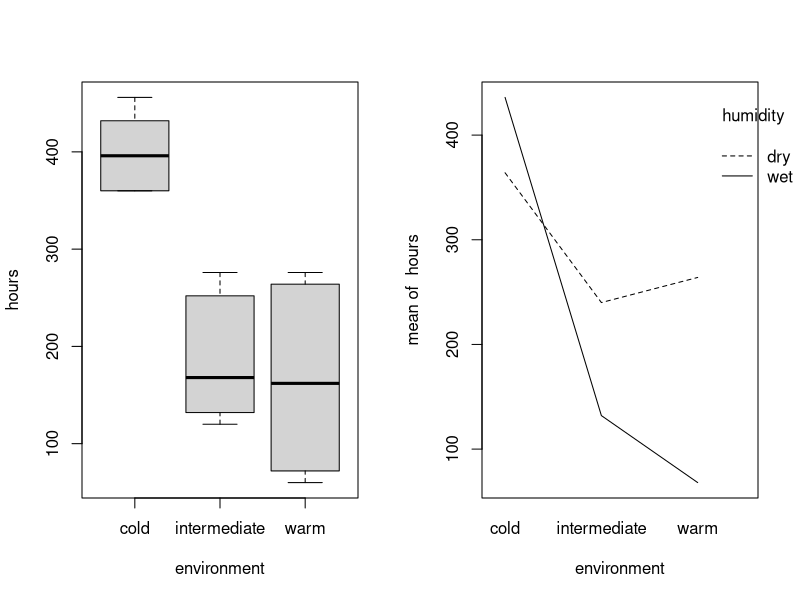
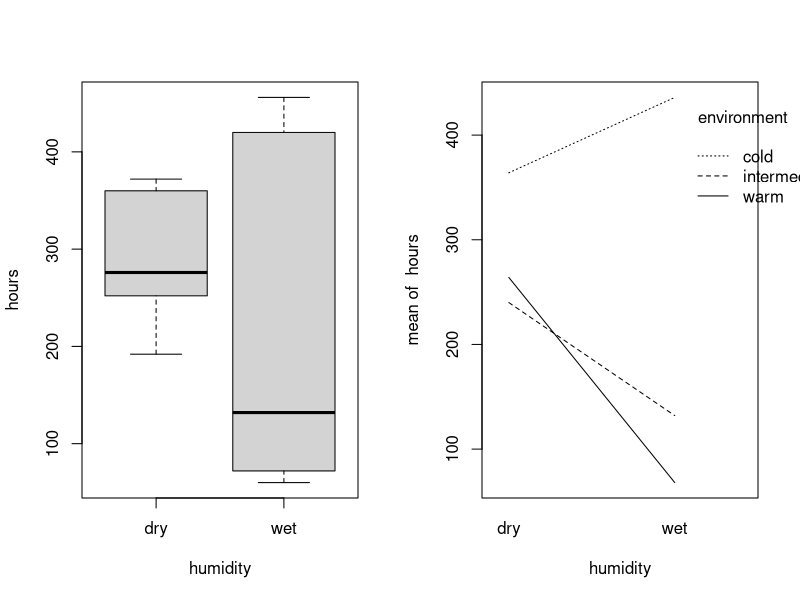
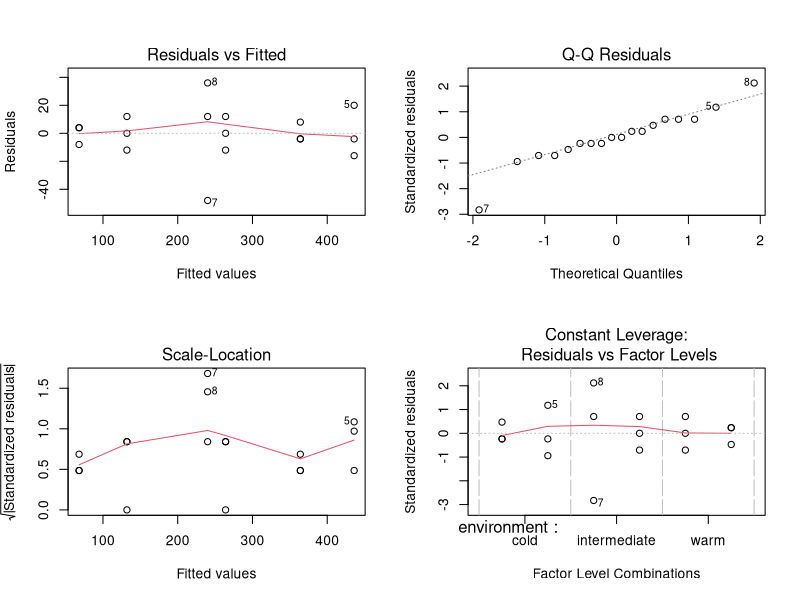
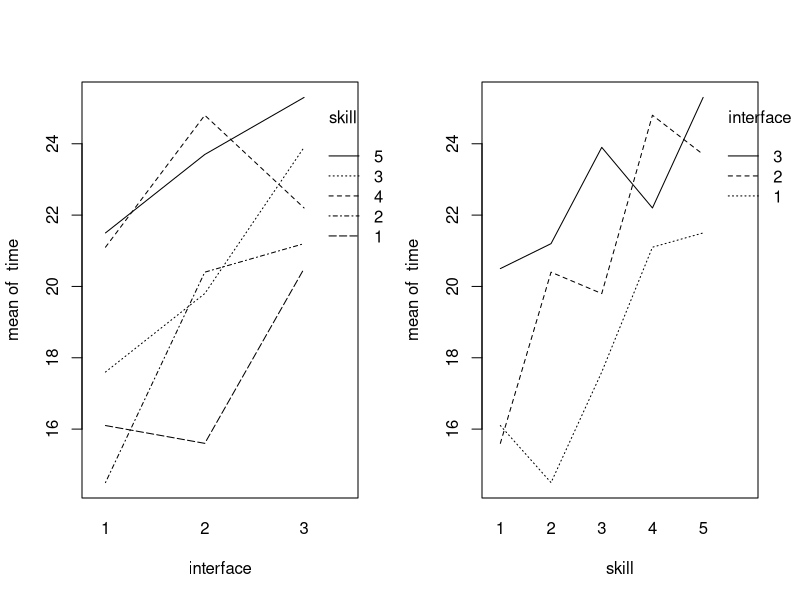
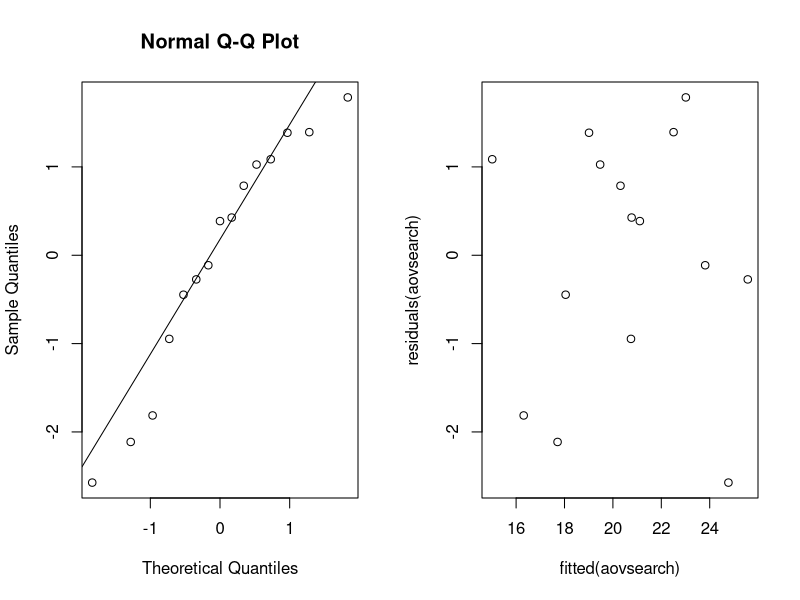
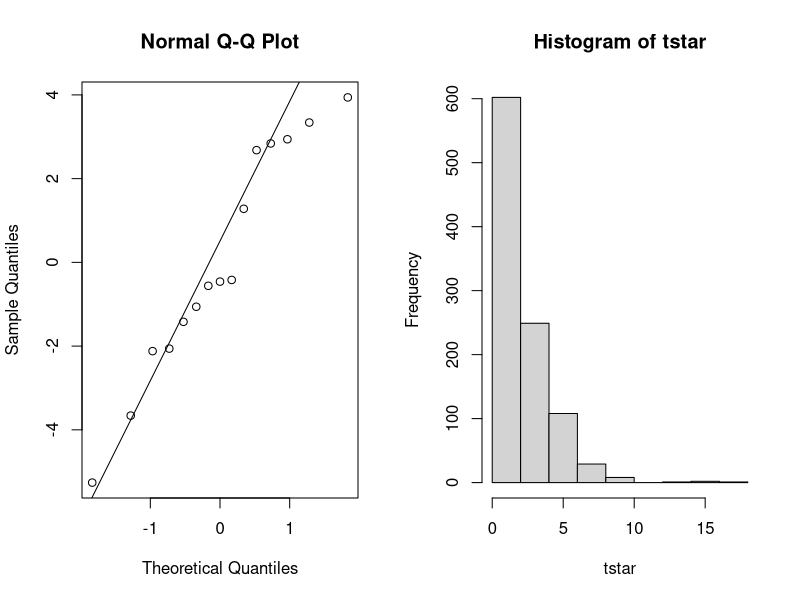
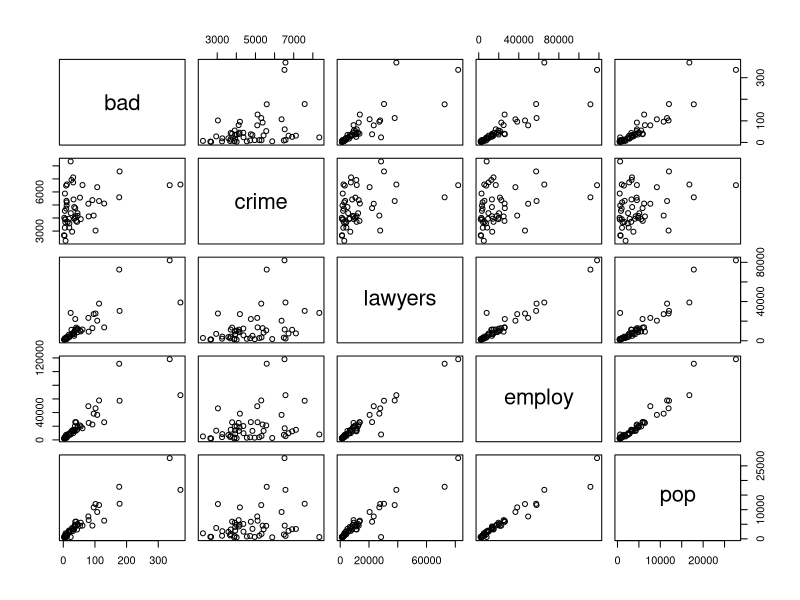
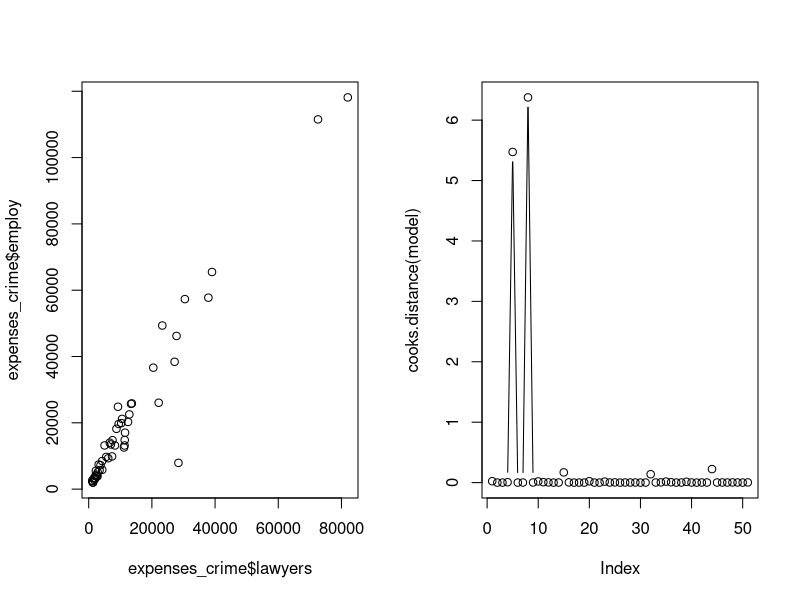

Recreate these plots in R, in order.
## ---- chunk 1
knitr::opts_chunk$set(fig.height = 2.5)
options(show.signif.stars=FALSE)
## ---- chunk 2
bread = read.table(file = 'data/bread.txt', header = TRUE)
## ---- chunk 3
# The randomization process for 18 slices
# Take hours column from the data
hrs = as.vector(as.matrix(bread$hours))
# Create environment column
env = rep(c('cold', 'intermediate', 'warm'), each = 6)
# Create humidity column
humi = rep(c('dry', 'wet'), each = 3)
# Converting to data frame
head(data.frame(cbind(hrs, env, humi)))
## ---- chunk 4
# Divide into two columns
par(mfrow=c(1, 2))
attach(bread)
# Boxplot vs interaction plot in hours~environment
boxplot(hours~environment, data = bread)
interaction.plot(environment, humidity, hours, fixed = TRUE)
# Boxplot vs interaction plot in hours~humidity
boxplot(hours~humidity, data = bread)
interaction.plot(humidity, environment, hours, fixed = TRUE)
## ---- chunk 5
# Creating linear model and ANOVA test
breadaov = lm(hours~environment*humidity, data = bread); anova(breadaov)
p_interaction = anova(breadaov)$Pr[3]
## ---- chunk 6
summary(breadaov)[4]
## ---- chunk 7
par(mfrow=c(2, 2))
# Plot the linear fitted model graphs
plot(breadaov)
## ---- chunk 8
search = read.table("data/search.txt", header=TRUE)
## ---- chunk 9
N = 1 #
I = 3 
B = 5
for (i in 1:B){
  print(sample(1:(N*I)))
}
## ---- chunk 10

attach(search)

par(mfrow=c(1,2))
interaction.plot(interface,skill,time)
interaction.plot(skill,interface,time)
## ---- chunk 11
search$skill = as.factor(search$skill)
search$interface = as.factor(search$interface)

aovsearch=lm(time~interface+skill, data=search); anova(aovsearch)
## ---- chunk 12
summary(aovsearch)[4]
## ---- chunk 13
qqnorm(residuals(aovsearch));qqline(residuals(aovsearch))
## ---- chunk 14
plot(fitted(aovsearch),residuals(aovsearch))
## ---- chunk 15
friedman.test(time,interface,skill)
## ---- chunk 16
aovsearch2 = lm(time~interface, data=search); anova(aovsearch2)
## ---- chunk 17
qqnorm(residuals(aovsearch2))
qqline(residuals(aovsearch2))
## ---- chunk 18
library(lme4)
## ---- chunk 19
cow = read.table("data/cow.txt", header=TRUE)
## ---- chunk 20
aovcow = lm(milk~id+per+treatment,data=cow)
anova(aovcow)
## ---- chunk 21
cow$id = factor(cow$id); cow$per=factor(cow$per)
cowlm = lm(milk~treatment+per+id, data=cow)
summary(cowlm)
## ---- chunk 22
attach(cow)
cowlmer1 = lmer(milk~treatment+order+per+(1|id),REML=FALSE)
cowlmer2 = lmer(milk~order+per+(1|id),REML=FALSE)
anova(cowlmer2,cowlmer1)
## ---- chunk 23
summary(cowlmer1)
## ---- chunk 24
attach(cow)
t.test(milk[treatment=="A"],milk[treatment=="B"],paired=TRUE)
## ---- chunk 25
nauseatable = read.table(file = 'data/nauseatable.txt', header = TRUE)
## ---- chunk 26
table_to_vector = unlist(nauseatable,  use.names = FALSE)
# Create nausea column, possible values 0 (No Nausea), 1(Nausea)
nausea = rep(c('0', '1'), each = 3, times = c(table_to_vector))
med = c('Chlorpromazine','Pentobarbital(100mg)','Pentobarbital(150mg)')
# Create medicine column, contains name of all the medicines
medicine = rep(c(med,med), each = 1, times = c(table_to_vector))
df = data.frame(cbind(nausea, medicine))
## ---- chunk 27
xtabs(~medicine+nausea)
## ---- chunk 28
#options(scipen = 999)
meds = factor(medicine)
mystat=function(x) sum(residuals(x)^2)
B=1000
tstar=numeric(B)
for (i in 1:B) {
  treatstar=sample(medicine)
  tstar[i]=chisq.test(xtabs(~treatstar+nausea, data = nauseatable))[[1]]
}
myt=chisq.test(xtabs(~medicine+nausea, data = nauseatable))[[1]]
myt
hist(tstar)
## ---- chunk 29
pl = sum(tstar<myt)/B 
pr = sum(tstar>myt)/B
pmin = min(pl,pr) 
(pvalue = pmin)
## ---- chunk 30
(pvalue_chisq = chisq.test(xtabs(~medicine+nausea, data = nauseatable))[[3]])
(pvalue_tstar=pmin)
## ---- chunk 31
expenses_crime = read.table(file = 'data/expensescrime.txt', header = TRUE)
## ---- chunk 32
# Step Up method
summary(lm( expend~bad ,data = expenses_crime))[[9]]
summary(lm( expend~crime ,data = expenses_crime))[[9]]
summary(lm( expend~lawyers ,data = expenses_crime))[[9]]
summary(lm( expend~employ ,data = expenses_crime))[[9]]
summary(lm( expend~pop ,data = expenses_crime))[[9]]
## ---- chunk 33
summary(lm( expend~employ+bad ,data = expenses_crime))[[9]]
summary(lm( expend~employ+crime ,data = expenses_crime))[[9]]
summary(lm( expend~employ+lawyers ,data = expenses_crime))[[9]]
summary(lm( expend~employ+pop ,data = expenses_crime))[[9]]
## ---- chunk 34
summary(lm( expend~employ+lawyers+bad ,data = expenses_crime))[[9]]
summary(lm( expend~employ+lawyers+crime ,data = expenses_crime))[[9]]
summary(lm( expend~employ+lawyers+pop ,data = expenses_crime))[[9]]
## ---- chunk 35
#Final model for the step up approach
summary(lm( expend~employ+lawyers ,data = expenses_crime))[[9]]
## ---- chunk 36
summary(lm( expend~bad+crime+lawyers+employ+pop ,data = expenses_crime))
## ---- chunk 37
summary(lm( expend~crime+lawyers+employ+pop ,data = expenses_crime))

## ---- chunk 38
#Final model using Step down method
summary(lm( expend~lawyers+employ ,data = expenses_crime))[8]

## ---- chunk 39
plot(expenses_crime[,c(3:7)])
## ---- chunk 40
plot(expenses_crime$lawyers, expenses_crime$employ)
## ---- chunk 41
model = lm( expend~lawyers+employ ,data = expenses_crime)
round(cooks.distance(model),2)
plot(cooks.distance(model),type="b")
## ---- chunk 42
library(car)
influencePlot(model, main="Influence Plot", sub="Circle size corresponds Cook's Distance")
## ---- chunk 43
cor(expenses_crime[,c(3:7)])
plot(expenses_crime$pop, expenses_crime$employ)
## ---- chunk 44
model1 = lm( expend~lawyers+employ+pop ,data = expenses_crime)
vif(model)
vif(model1)
## ---- chunk 45
model_new = lm( expend~lawyers ,data = expenses_crime)
## ---- chunk 46
lw_model = lm( expend~lawyers ,data = expenses_crime)
plot(residuals(lw_model),expenses_crime$lawyers)

em_model = lm( expend~employ ,data = expenses_crime)
plot(residuals(em_model),expenses_crime$employ)
## ---- chunk 47
qqnorm(residuals(model));qqline(residuals(model))
